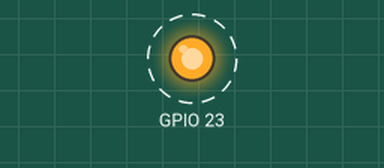
This sketch was run on a simulated ESP32. On the bench: output pins drawn as LEDs (lit = HIGH). Dashed ring = blinking.

Above: at 0.5 s.
Timing chart, 0 to 4.6 s (numbered marks = the images above):
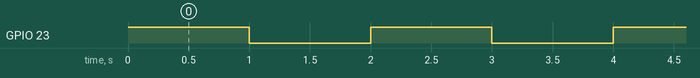

Measured:
- by itself, GPIO 23: alternates HIGH for 1.0 s and LOW for 1.0 s

The sketch:

esp32_LED.ino
```cpp
void setup() {
 pinMode(23,OUTPUT);

 Serial.begin(115200);

}
void loop() {
    digitalWrite(23,HIGH);
    delay(1000);
    digitalWrite(23,LOW);
delay(1000);
}
```
